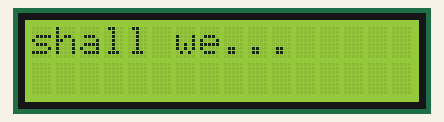
The sketch below on a simulated Arduino Uno, built with avr-gcc and run on an emulated ATmega328P. Parts: 16×2 character LCD.

Above: at 0.1 s.
At 4.27 s:
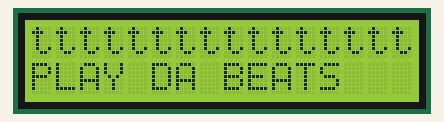
At 12.2 s:
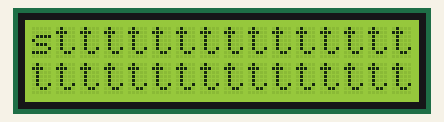
At 20.4 s:
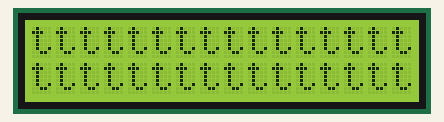
At 25.2 s:
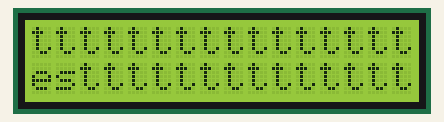
At 38.0 s:
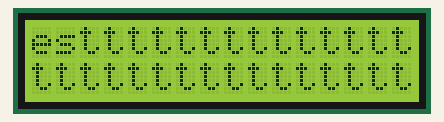

Measured:
- what the display in image 1 shows lasts 0.4 s, from 4.1 s to 4.5 s
- what the display in image 3 shows lasts 4.6 s, from 20.3 s to 24.9 s
- what the display in image 4 shows lasts 4.5 s, from 25.1 s to 29.6 s

The sketch:

LcdSreenMoveAcross.ino
```cpp
#include <LiquidCrystal.h>

LiquidCrystal lcd(12, 11, 5, 4, 3, 2);
int spaceNum = 0;
int lineNumCalc = 0;
int lineNum = 0;

void setup()
{

	lcd.begin(16, 2); //Initialize the 16x2 LCD

	lcd.clear();	//Clear any old data displayed on the LCD

  lcd.print("shall we...");
  lcd.setCursor(0, 1);
  delay(1000);
  lcd.print("PLAY DA BEATS");


}

void loop()
{

	if ( lineNumCalc == 17 )
  {
    spaceNum = 0;
    lineNum = lineNum + 1;

  }

	lcd.setCursor(spaceNum, lineNum);

  lcd.print("test");

  delay(200);

  spaceNum = spaceNum + 1;
  lineNumCalc = lineNumCalc + 1;


}
```
